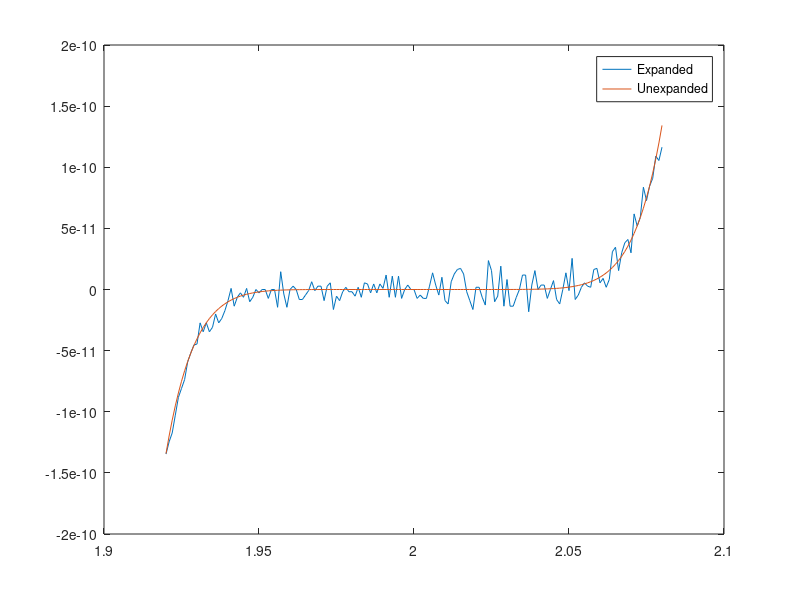

Source code (MATLAB):
clc;
clearvars;
close all;

dx=0.001;
X=1.92:dx:2.08;

pxa=zeros(size(X));
pxb=pxa;

for i=1:size(X,2)
    x=X(i);
    pxa(i)=x^9-18*x^8+144*x^7-672*x^6+2016*x^5-4032*x^4+5376*x^3-4608*x^2+2304*x-512;
    pxb(i)=(x-2)^9;
end

plot(X,pxa,X,pxb);
legend('Expanded','Unexpanded');